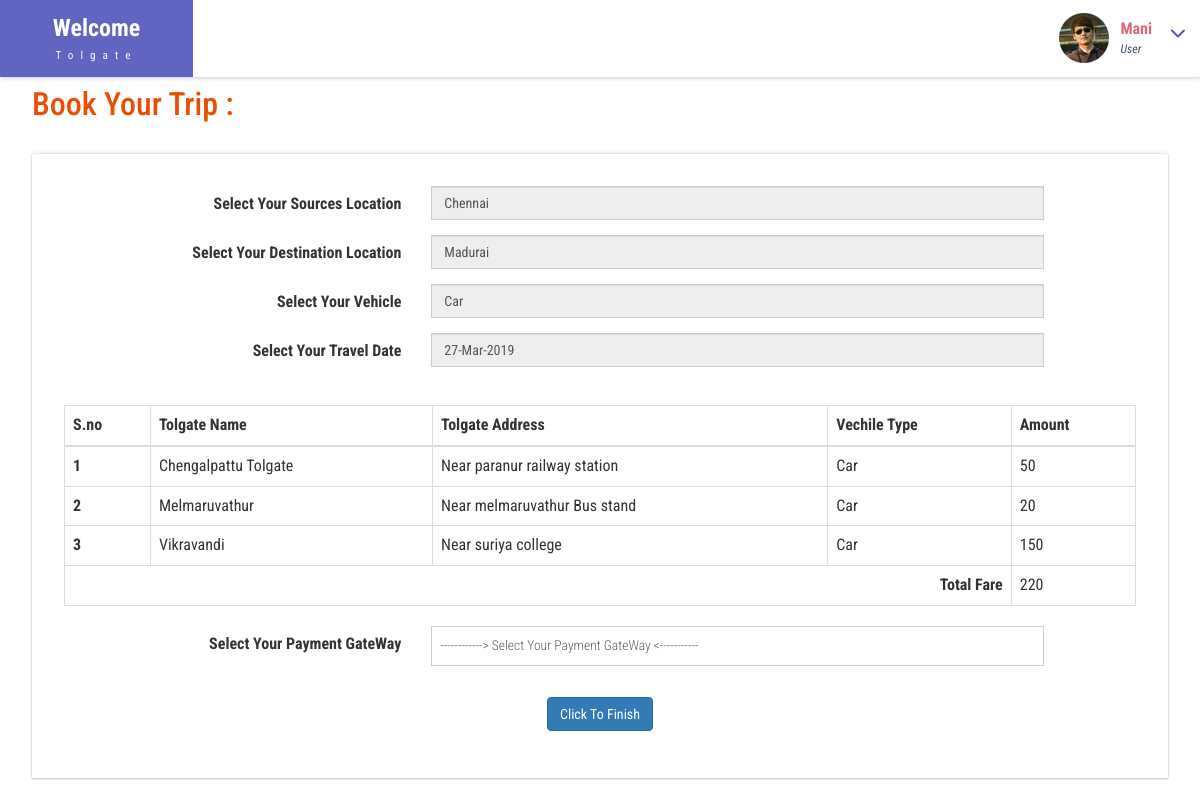
Screenshot of /payment.php (signed in) with the database file from the repository.
### tables this page shows
CREATE TABLE `users` (
  `id` int(200) NOT NULL,
  `first_name` varchar(500) NOT NULL,
  `last_name` varchar(500) NOT NULL,
  `e_mail` varchar(500) NOT NULL,
  `phone` varchar(500) NOT NULL,
  `password` varchar(500) NOT NULL
);

CREATE TABLE `travel_history` (
  `id` int(200) NOT NULL,
  `sources_location` varchar(500) NOT NULL,
  `destination_location` varchar(500) NOT NULL,
  `type_of_vechile` varchar(500) NOT NULL,
  `vehicle_number` varchar(500) NOT NULL,
  `journey_date` varchar(500) NOT NULL,
  `no_of_tolgate` varchar(500) NOT NULL,
  `amount` varchar(500) NOT NULL,
  `paid_status` varchar(500) NOT NULL,
  `type_of_payment` varchar(500) NOT NULL,
  `user_id` varchar(500) NOT NULL
);

CREATE TABLE `tolgate_detail` (
  `id` int(200) NOT NULL,
  `tolgate_name` varchar(500) NOT NULL,
  `tolgate_address` varchar(500) NOT NULL,
  `bus_fare` varchar(500) NOT NULL,
  `truck` varchar(500) NOT NULL,
  `Upto_3_Axle_Vehicle` varchar(500) NOT NULL,
  `car` varchar(500) NOT NULL,
  `above_3_axle_vehile` varchar(500) NOT NULL,
  `tolgate_list_id` varchar(300) NOT NULL
);

### payment.php (the view, shortened to what this page needs)
<?php
include 'admin/database.php';
if($_SESSION){
$username=$_SESSION['mysession2'];
$user_detail_query="SELECT * FROM `users` WHERE `e_mail`='$username'";
$user_detail_res=mysqli_query($con,$user_detail_query);
$user_detail_row=mysqli_fetch_assoc($user_detail_res);
$journey_detail="SELECT * FROM `travel_history` WHERE `user_id`='".$user_detail_row['id']."' ORDER BY id DESC LIMIT 1";
$journey_res=mysqli_query($con,$journey_detail);
$journey_row=mysqli_fetch_assoc($journey_res);
$sources=$journey_row['sources_location'];
$destination=$journey_row['destination_location'];
$tolgate_list="SELECT * FROM `tolgate_list` WHERE `sources`='$sources' AND `destination`='$destination'";
$tolgate_list_res=mysqli_query($con,$tolgate_list);
$tolgate_list_row=mysqli_fetch_assoc($tolgate_list_res);
if($journey_row['type_of_vechile']=='Car'){
$select_vechile='car';
}else if($journey_row['type_of_vechile']=='Bus'){
$select_vechile='bus_fare';
}else if($journey_row['type_of_vechile']=='Truck'){
$select_vechile='truck';
}else if($journey_row['type_of_vechile']=='Upto 3 Axle Vehicle'){
$select_vechile='Upto_3_Axle_Vehicle';
}if($journey_row['type_of_vechile']=='Above 3 Axle Vehicle'){
$select_vechile='above_3_axle_vehile';
}
$overall_tolgate="SELECT `tolgate_name`,`tolgate_address`,`".$select_vechile."` FROM `tolgate_detail` WHERE `tolgate_list_id`='".$tolgate_list_row['id']."' LIMIT ".$tolgate_list_row['no_of_tolgate']." ";
$overall_tolgate_res=mysqli_query($con,$overall_tolgate);
?>
<!DOCTYPE HTML>
<html>
<head>
<link href="css/bootstrap.css" rel='stylesheet' type='text/css' />
<link href="css/style.css" rel='stylesheet' type='text/css' />
<link href="css/font-awesome.css" rel="stylesheet">
<link href="css/animate.css" rel="stylesheet" type="text/css" media="all">
<link rel="stylesheet" href="css/clndr.css" type="text/css" />
<link href="css/custom.css" rel="stylesheet">
</head>
<body class="cbp-spmenu-push">
	<div class="main-content">
		<?php
		include 'header.php';
		?>
		<div id="page-wrapper">
			<div class="main-page">
				<br>
				<div class="row">
						<h3 class="title1">Book Your Trip :</h3>
						<div class="form-three widget-shadow">
							<form class="form-horizontal" method="POST">
								<div class="form-group">
									<label for="focusedinput" class="col-sm-4 control-label">Select Your Sources Location</label>
									<div class="col-sm-7">
										<input type="text" name="sources" value="<?php echo $journey_row['sources_location']; ?>" disabled="" class="form-control">
									</div>
								</div>
								<div class="form-group">
									<label for="focusedinput" class="col-sm-4 control-label">Select Your Destination Location</label>
									<div class="col-sm-7">
										<span id="txtHint">
										<input type="text" name="destination" value="<?php echo $journey_row['destination_location']; ?>" disabled="" class="form-control">
									</span>
									</div>
								</div>
								<div class="form-group">
									<label class="col-sm-4 control-label">Select Your Vehicle</label>
									<div class="col-sm-7">
										<input type="text" name="type_of_vechile" value="<?php echo $journey_row['type_of_vechile']; ?>" disabled="" class="form-control">
									</div>
								</div>
								<div class="form-group">
									<label class="col-sm-4 control-label">Select Your Travel Date</label>
									<div class="col-sm-7">
										<input type="text" name="journey_date" value="<?php echo $journey_row['journey_date']; ?>" disabled="" class="form-control">
									</div>
								</div>
								<br>
						<table class="table table-bordered">
							<thead>
								<tr>
									<th>S.no</th>
									<th>Tolgate Name</th>
									<th>Tolgate Address</th>
									<th>Vechile Type</th>
									<th>Amount</th>
								</tr>
							</thead>
							<tbody>
								<?php
								$i=1;
								$j=0;
								$overall_amount=0;
								while ($overall_tolgate_row=mysqli_fetch_array($overall_tolgate_res)) {
									$overall_amount=$overall_tolgate_row['2']+$j;
								?>
								<tr>
									<th scope="row"><?php echo $i; ?></th>
									<td><?php echo $overall_tolgate_row['tolgate_name']; ?></td>
									<td><?php echo $overall_tolgate_row['tolgate_address']; ?></td>
									<td><?php echo $journey_row['type_of_vechile']; ?></td>
									<td><?php echo $overall_tolgate_row['2']; ?></td>
								</tr>
								<?php
								$i++;
								$j=$overall_amount;
								}
								?>
								<tr>
									<td colspan="4" style="text-align: right;">
									<b>	Total Fare </b>
									</td>
									<td>
										<?php echo $overall_amount; ?>
									</td>
								</tr>
							</tbody>
						</table>
						<div class="form-group">
									<label class="col-sm-4 control-label">Select Your Payment GateWay</label>
									<div class="col-sm-7">
										<select  class="form-control1" name="payment-method" required="" onchange='change_cared(this.value)';>
											<option value="">------------>  Select Your Payment GateWay <-----------</option>
										</select>
									</div>
								</div>
					<div class="form-group">
					<center>
						<div class="col-sm-5">
						</div>
						<div class="col-sm-5">
						</div>
					</center>
					</div>
					<div class="form-group">
						<center>
							<input type="submit" name="pay" value="Click To Finish"  class="btn btn-primary">
						</center>
					</div>
							</form>
						</div>
					</div>
			</div>
		</div>
	</div>
</body>
</html>
<?php
}else{
echo "<script>window.location ='index.php';</script>";
}
?>

### header.php (shortened to what this page needs)
<div class="sticky-header header-section ">
			<div class="header-left">
				<div class="logo">
					<a href="dashboard.php">
						<h1>Welcome</h1>
						<span>Tolgate</span>
					</a>
				</div>
			</div>
			<div class="header-right">
				<div class="profile_details">
					<ul>
						<li class="dropdown profile_details_drop">
							<a href="#" class="dropdown-toggle" data-toggle="dropdown" aria-expanded="false">
								<div class="profile_img">
									<span class="prfil-img"><img src="images/2.png" alt=""> </span>
									<div class="user-name">
										<p><?php echo $user_detail_row['first_name']; ?></p>
										<span>User</span>
									</div>
									<i class="fa fa-angle-down lnr"></i>
								</div>
							</a>
						</li>
					</ul>
				</div>
				<div class="clearfix"> </div>
			</div>
			<div class="clearfix"> </div>
		</div>

### css/style.css (style rules this page uses)
h4, h5, h6, h1, h2, h3 { margin: 0; }
ul, ol { margin: 0; }
p { margin: 0; }
html, body { font-family: 'Roboto Condensed', sans-serif; font-size: 100%; overflow-x: hidden; }
body a { transition: 0.5s all ease; -webkit-transition: 0.5s all ease; -moz-transition: 0.5s all ease; -o-transition: 0.5s all ease; -ms-transition: 0.5s all ease; text-decoration:none; }
h1,h2,h3,h4,h5,h6 { margin:0; }
p { margin:0; }
ul,label { margin:0; padding:0; }
.main-content { position: relative; }
.sticky-header { position: fixed; top: 0; left:0px; width: 100%; z-index: 100; }
.header-section { background:#FFF; box-shadow: 1px 1px 4px rgba(0, 0, 0, 0.21); -webkit-box-shadow: 1px 1px 4px rgba(0, 0, 0, 0.21); -moz-box-shadow: 1px 1px 4px rgba(0, 0, 0, 0.21); -o-box-shadow: 1px 1px 4px rgba(0, 0, 0, 0.21); }
.header-section::after { clear: both; display: block; content: ''; }
.header-left { float: left; width: 45%; }
.header-right { float: right; }
.cbp-spmenu-push { overflow-x: hidden; position: relative; background-repeat: round; background-size: auto; }
.cbp-spmenu, .cbp-spmenu-push { -webkit-transition: all 0.3s ease; -moz-transition: all 0.3s ease; transition: all 0.3s ease; }
.cbp-spmenu-push div#page-wrapper { transition:.5s all; -webkit-transition:.5s all; -moz-transition:.5s all; }
.fa { display: inline-block; font-family: FontAwesome; font-style: normal; font-weight: normal; line-height: 1; -webkit-font-smoothing: antialiased; -moz-osx-font-smoothing: grayscale; }
.logo { background: #6164C1; text-align: center; float: left; }
.logo a { padding: 0.9em 3.3em .7em; display: block; text-decoration: none; }
.logo a h1 { color: #fff; font-size: 1.5em; line-height: 1.2em; font-weight: 700; }
.logo a span { color: #F8F8F8; font-size: .7em; text-align: center; letter-spacing: 7px; }
.profile_details { float: right; }
.profile_details_drop a.dropdown-toggle { display:block; padding: 0.8em 3em 0 2em; }
.profile_img span.prfil-img { float:left; }
.user-name { float:left; margin-top:8px; margin-left:11px; height:35px; }
.profile_details ul li { list-style-type:none; position:relative; }
.profile_details li a i.fa.lnr { position: absolute; top: 34%; right: 8%; color: #4F52BA; font-size: 1.6em; }
.user-name p { font-size:1em; color:#DD6777; line-height:1em; font-weight:700; }
.user-name span { font-size: .75em; font-style: italic; color: #424f63; font-weight: normal; margin-top: .3em; }
.charts,.row { margin: 2em 0 0; }
.widget-shadow { background-color: #fff; box-shadow: 0 -1px 3px rgba(0,0,0,.12),0 1px 2px rgba(0,0,0,.24); -webkit-box-shadow: 0 -1px 3px rgba(0,0,0,.12),0 1px 2px rgba(0,0,0,.24); -moz-box-shadow: 0 -1px 3px rgba(0,0,0,.12),0 1px 2px rgba(0,0,0,.24); }
h3.title1 { font-size: 2em; color: #e94e02; margin-bottom: 0.8em; }
.table > thead > tr > th, .table > tbody > tr > th, .table > tfoot > tr > th, .table > thead > tr > td, .table > tbody > tr > td, .table > tfoot > tr > td { border-top: none; }
.form-control { border-radius: inherit; }
.form-three { margin-top:2em; padding: 2em; }
.form-control1, .form-control_2.input-sm { border: 1px solid #ccc; padding: 5px 8px; color: #616161; background: #fff; box-shadow: none !important; width: 100%; font-size: 0.85em; font-weight: 300; height: 40px; border-radius: 0; -webkit-appearance: none; resize: none; }

### css/custom.css (style rules this page uses)
#page-wrapper { padding:2em 2em 2.5em; background-color: transparent; }

### payment.php (style rules this page uses)
.widget-shadow { overflow-x: auto; }

### rows the page displays
users: first_name "Mani"
travel_history: sources "Chennai", destination "Madurai", type_of_vechile "Car", journey_date "27-Mar-2019"
tolgate_detail: tolgate_name "Chengalpattu Tolgate", tolgate_address "Near paranur railway station", car "50"
tolgate_detail: tolgate_name "Melmaruvathur", tolgate_address "Near melmaruvathur Bus stand", car "20"
tolgate_detail: tolgate_name "Vikravandi", tolgate_address "Near suriya college", car "150"

### other values shown
$overall_amount "220"
